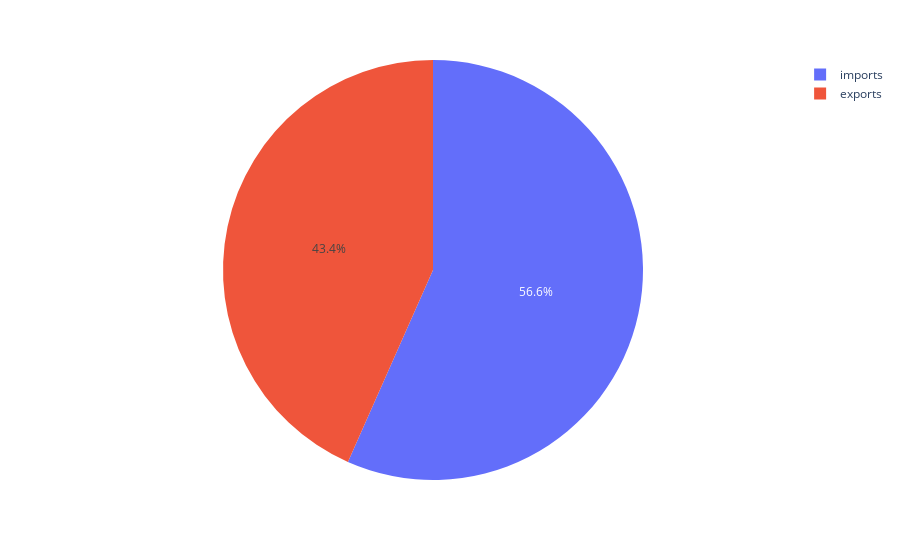

Notebook code cell kept with this figure:
### Code cell
px.pie(data_frame=all, values='values', names='type')

### Figure 1 — Plotly figure (JSON) as saved in the notebook; plotly's stock layout.template omitted (floating-point values rounded to 4 significant figures; data arrays with more than 128 entries replaced by an {"elided": "..."} marker saying what was removed)
{"data": [{"domain": {"x": [0, 1], "y": [0, 1]}, "hovertemplate": "type=%{label}<br>value=%{value}<extra></extra>", "labels": {"elided": "792 str values"}, "legendgroup": "", "name": "", "showlegend": true, "type": "pie", "values": {"elided": "792 float values"}}], "layout": {"legend": {"tracegroupgap": 0}, "margin": {"t": 60}}}
